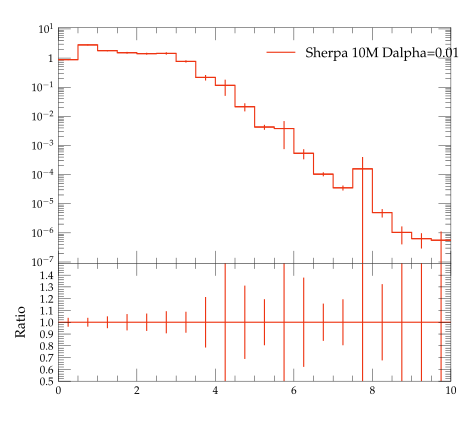

Source code (Python):
#! /usr/bin/env python

# This Python script was auto-generated using YODA v2.0.0.
# Analysis object: /evtb/inc_jbjg_dr
# Timestamp: 13-04-2024 (01:44:13)

import matplotlib as mpl
import matplotlib.pyplot as plt
mpl.use('Agg') # comment out for interactive use
import os
import numpy as np

plotDir = os.path.split(os.path.realpath(__file__))[0]
if 'YODA_USER_PLOT_PATH' in globals():
    plot_outdir = globals()['YODA_USER_PLOT_PATH']
else:
    plot_outdir = plotDir

#plot style
plt.style.use(os.path.join(plotDir, '../default.mplstyle'))
# plot metadata
figW, figH = plt.rcParams['figure.figsize']
ax_xLabel = r''
ax_yLabel = r''
ax_title  = r''
ax_xScale = 'linear'
ax_yScale = 'log'
xLims = (0.0, 10.0)
yLims = (9e-08, 11.0)

# TeX-friendly labels for the legend
labels = [ r"Sherpa 10M Dalpha=0.01" ]

# Create figure and axis objects
fig, (ax, ratio0_ax) = plt.subplots(2, 1, sharex=True,
                  figsize=(figW,figH), gridspec_kw={'height_ratios': (2, 1)})
ratio0_ax.yaxis.set_major_locator(mpl.ticker.MultipleLocator(0.1))
ratio0_ax.set_ylim(0.5, 1.4999)
ratio0_ax.set_ylabel('Ratio')

# LineColor map: curve index -> color
linecolors = {0: '#EE3311'}
# the numerical data is stored in a separate file
dataf = dict()
prefix = os.path.split(__file__)[0]
if prefix:    prefix = prefix + '/'
exec(open(prefix+'inc_jbjg_dr__data.py').read(), dataf)


legend_handles = [] # keep track of handles for the legend

# style options for curves
# starts at zorder>=5 to draw curve on top of legend
styles = {
  'curve0': {
    'color' : linecolors[0],
    'linestyle' : '-',
    'marker' : 'o',
    'zorder' : 5,
    'histstyle' : True,
  },
}
# curve from input yoda files in main panel
for label in dataf['yvals'].keys():
    if all(np.isnan(v) for v in dataf['yvals'][label]):
        continue
    tmp = None
    if styles[label]['histstyle']: # draw as histogram
        tmp, = ax.plot(dataf['xedges'], dataf['yedges'][label],
                       color=styles[label]['color'],
                       linestyle=styles[label]['linestyle'],
                       drawstyle='steps-pre', solid_joinstyle='miter',
                       zorder=styles[label]['zorder'], label=label)
        ax.errorbar(dataf['xpoints'], dataf['yvals'][label], color=styles[label]['color'],
                    xerr=dataf['xerrs'], yerr=[dataf['ydowns'][label], dataf['yups'][label]],
                    linestyle='none', zorder=styles[label]['zorder'])
    else: # draw as scatter
        tmp = ax.errorbar(dataf['xpoints'], dataf['yvals'][label],
                          xerr=dataf['xerrs'],
                          yerr=[ dataf['ydowns'][label],
                          dataf['yups'][label] ],
                          fmt=styles[label]['marker'],
                          ecolor=styles[label]['color'],
                          color=styles[label]['color'], zorder=2)
        tmp[-1][0].set_linestyle(styles[label]['linestyle'])
    legend_handles += [tmp]
    for varLabel in dataf['variation_yvals'].keys():
        if varLabel.startswith(label):
            tmp, = ax.plot(dataf['xedges'], dataf['variation_yvals'][varLabel],
                           color=styles[label]['color'],
                           linestyle=styles[label]['linestyle'],
                           drawstyle='steps-pre', solid_joinstyle='miter',
                           zorder=styles[label]['zorder'], alpha=0.5)


# plots on ratio panel
# curve from input yoda files in ratio panel
for label, yvals in dataf['ratio0_yvals'].items():
    if all(np.isnan(v) for v in yvals):
        continue
    if styles[label]['histstyle']: # plot as histogram
        ratio0_ax.plot(dataf['xedges'], yvals,
                       color=styles[label]['color'],
                       linestyle=styles[label]['linestyle'],
                       drawstyle='steps-pre', zorder=1,
                       solid_joinstyle='miter')
        ratio0_ax.vlines(dataf['xpoints'],
                         dataf['ratio0_ymin'][label],
                         dataf['ratio0_ymax'][label],
                         color=styles[label]['color'], zorder=1)
    else: # plot as scatter
        tmp = ratio0_ax.errorbar(dataf['xpoints'],
                                 yvals, xerr=dataf['xerrs'],
                                 yerr=dataf['ratio0_yerrs'][label],
                                 fmt=styles[label]['marker'],
                                 ecolor=styles[label]['color'],
                                 color=styles[label]['color'])
        tmp[-1][0].set_linestyle(styles[label]['linestyle'])

    for varlabel in dataf['ratio0_variation_vals'].keys():
        if varlabel.startswith(label):
            ratio0_ax.plot(dataf['xedges'],
                            dataf['ratio0_variation_vals'][varlabel],
                            color=styles[label]['color'],
                            linestyle=styles[label]['linestyle'],
                            drawstyle='steps-pre', solid_joinstyle='miter',
                            zorder=1, alpha=0.5)

legend_pos = (0.5, 0.97)
ax.legend(legend_handles, labels, loc='upper left', bbox_to_anchor=legend_pos)

# set plot metadata as defined above
ratio0_ax.set_xlabel(ax_xLabel)
ratio0_ax.xaxis.set_label_coords(1., -.15)
ax.set_ylabel(ax_yLabel, loc='top')
ax.set_title(ax_title, loc='left')
ax.set_xscale(ax_xScale)
ax.set_yscale(ax_yScale)
ax.set_xlim(xLims)
ax.set_ylim(yLims)

# tick formatting
plt.rcParams['xtick.top'] = True
plt.rcParams['ytick.right'] = True
ax.yaxis.set_major_locator(mpl.ticker.LogLocator(base=10.0, numticks=np.inf))
ax.yaxis.set_minor_locator(mpl.ticker.LogLocator(
                           base=10.0, subs=np.arange(0.1, 1, 0.1), numticks=np.inf))
fig.align_ylabels((ax, ratio0_ax))
plt.savefig(os.path.join(plot_outdir, 'inc_jbjg_dr.pdf'), format='PDF')
plt.savefig(os.path.join(plot_outdir, 'inc_jbjg_dr.png'), format='PNG')

plt.close(fig)
